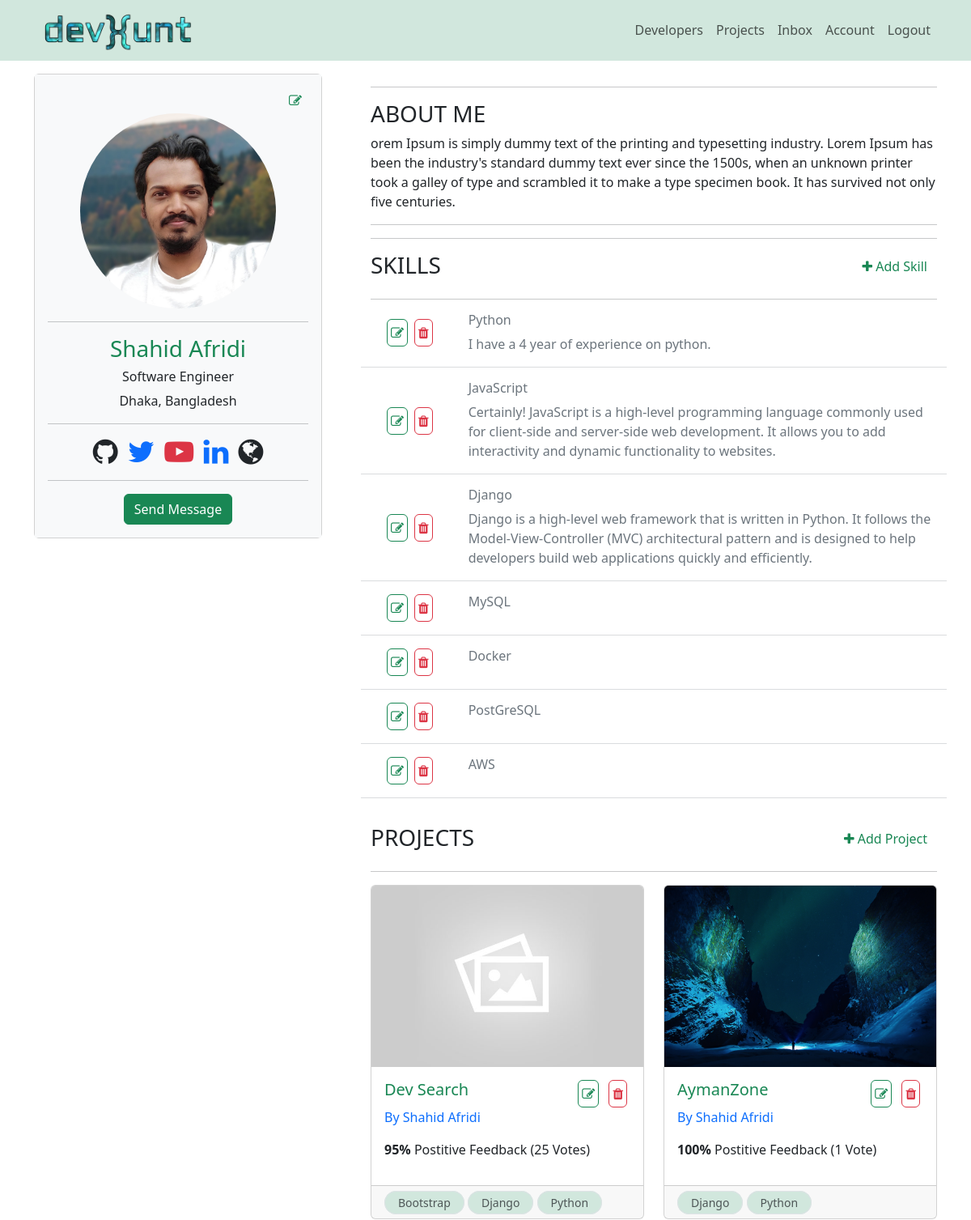
Page /account/ (signed in, upper part) on the earlier database version.
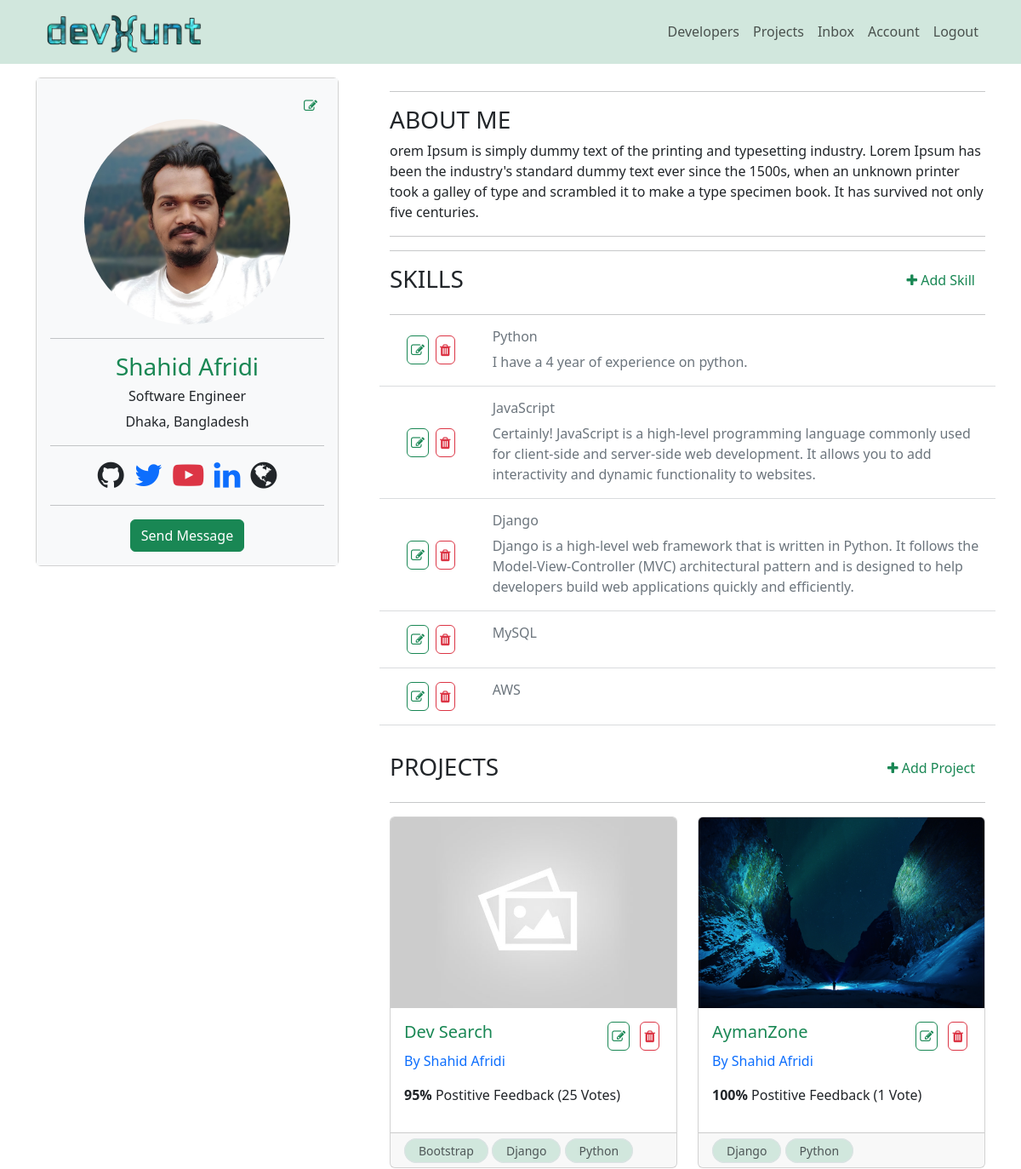
Same page on the later database version.
### users/models.py (models this page shows, shortened)
class Skill(models.Model):
    owner = models.ForeignKey(
        Profile, on_delete=models.CASCADE, null=True, blank=True)
    name = models.CharField(max_length=200, blank=True, null=True)
    description = models.TextField(null=True, blank=True)
    created_at = models.DateTimeField(auto_now_add=True)
    id = models.UUIDField(default=uuid.uuid4, unique=True,
                          primary_key=True, editable=False)

class Profile(models.Model):
    user = models.OneToOneField(
        User, on_delete=models.CASCADE, blank=True, null=True)
    name = models.CharField(max_length=255, blank=True, null=True)
    email = models.EmailField(max_length=500, blank=True, null=True)
    username = models.CharField(max_length=255, blank=True, null=True)
    short_intro = models.CharField(max_length=200, blank=True, null=True)
    location = models.CharField(max_length=200, blank=True, null=True)
    bio = models.TextField(blank=True, null=True)
    profile_image = models.ImageField(
        blank=True, null=True, upload_to='profiles/', default='profiles/user-default.png')
    social_github = models.CharField(max_length=200, blank=True, null=True)
    social_twitter = models.CharField(max_length=200, blank=True, null=True)
    social_linkedin = models.CharField(max_length=200, blank=True, null=True)
    social_youtube = models.CharField(max_length=200, blank=True, null=True)
    social_website = models.CharField(max_length=200, blank=True, null=True)
    created_at = models.DateTimeField(auto_now_add=True)
    id = models.UUIDField(default=uuid.uuid4, unique=True,
                          primary_key=True, editable=False)

### projects/models.py (models this page shows, shortened)
class Project(models.Model):
    owner = models.ForeignKey(Profile, blank=True, null=True, on_delete=models.SET_NULL)
    title = models.CharField(max_length=255)
    description = models.TextField(null=True, blank=True)
    featured_image = models.ImageField(null=True, blank=True, default='default.jpg')
    demo_link = models.CharField(max_length=200, null=True, blank=True)
    source_link = models.CharField(max_length=200, null=True, blank=True)
    tags = models.ManyToManyField('Tag', blank=True)
    vote_total = models.IntegerField(default=0, null=True, blank=True)
    vote_ratio = models.IntegerField(default=0, null=True, blank=True)
    created_at = models.DateTimeField(auto_now_add=True)
    id = models.UUIDField(default=uuid.uuid4, unique=True,
                          primary_key=True, editable=False)

class Tag(models.Model):
    name = models.CharField(max_length=200)
    created_at = models.DateTimeField(auto_now_add=True)
    id = models.UUIDField(default=uuid.uuid4, unique=True,
                          primary_key=True, editable=False)

### users/views.py (the view)
# urls.py: path('account/', views.userAccount, name="account"),
@login_required(login_url='login')
def userAccount(request):
    profile = request.user.profile
    skills = profile.skill_set.all()
    context = {
        'profile': profile,
        'skills': skills,
    }
    return render(request, 'users/account.html', context)

### users/templates/users/account.html (shortened to what the changed rows need)
{% extends 'main.html' %}
{% block content %}
    <div class="container text-center mt-3">
        <div class="row">
            <div class="col-12 col-sm-12 col-md-8 ps-5 text-start">
                <div>
                    {% for skill in skills %}
                    <div class="row text-secondary ">
                        <div class="col-2 d-flex align-items-center justify-content-center mb-3">
                            <a class="btn btn-outline-success p-1 mx-1" href="{% url 'update-skill' skill.id %}"><i class="fa fa-edit" ></i></a>
                            <a class="btn btn-outline-danger p-1 mx-1" href="{% url 'delete-skill' skill.id %}?next=/account"><i class="fa fa-trash" aria-hidden="true"></i></a>
                        </div>
                        <div class="col-10">
                            <h6>{{ skill.name }}</h6>
                            <p>{{ skill.description }}</p>
                        </div>
                        <hr>
                    </div>
                    {% endfor %}
                </div>
                <div class='mt-3'>
                    <div class="row row-cols-1 row-cols-md-2 g-4">
                        {% for project in profile.project_set.all %}
                        <div class="col">
                            <a class="text-decoration-none " href="{% url 'single-project' project.id %}" >
                                <div class="card h-100 ">
                                    <img src="{{project.featured_image.url}}" class="card-img-top" alt="...">
                                    <div class="card-body">
                                        <div class='d-flex justify-content-between'>
                                            <h5 class="text-success card-title ">{{project.title}}</h5>
                                            <div>
                                            <a class="btn btn-outline-success p-1 mx-1" href="{% url 'update-project' project.id %}"><i class="fa fa-edit" ></i></a>
                                            <a class="btn btn-outline-danger p-1 mx-1" href="{% url 'delete-project' project.id %}?next=/account "><i class="fa fa-trash" aria-hidden="true"></i></a>
                                            </div>
                                        </div>
                                        <p><a class="text-decoration-none" href="{% url 'profile' project.owner.id %}">By {{ project.owner.name }}</a></p>
                                        <p class="">
                                            <span style="font-weight: bold;">{{project.vote_ratio}}%</span> Postitive
                                            Feedback ({{project.vote_total}} Vote{{project.vote_total|pluralize:"s"}})
                                        </p>
                                    </div>
                                    <div class="card-footer">
                                        {% for tag in project.tags.all|slice:"3" %}
                                            <small class="border border-1 py-1 px-3  bg-success-subtle text-body-secondary rounded-pill">{{tag.name}}</small>
                                        {% endfor %}
                                    </div>
                                </div>
                            </a>
                        </div>
                        {% endfor %}
                    </div>
                </div>
            </div>
        </div>
    </div>
{% endblock content %}

Differences in the rows shown:
removed Skill: name "Docker"
removed Skill: name "PostGreSQL"
